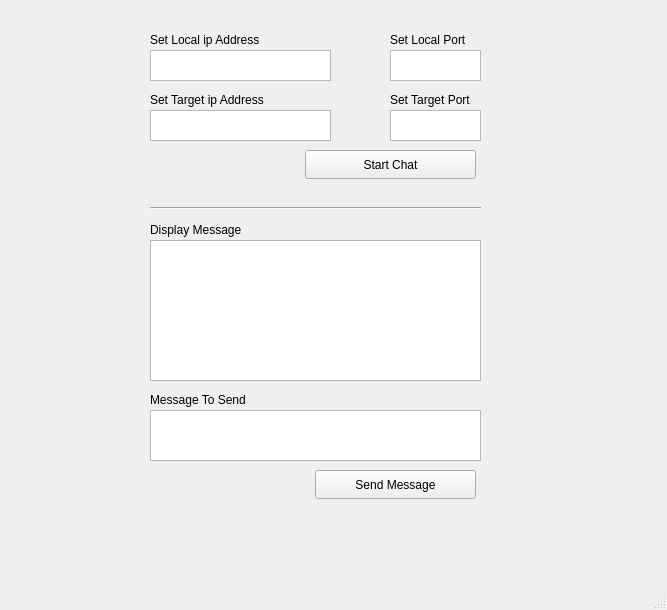
<?xml version="1.0" encoding="UTF-8"?>
<ui version="4.0">
 <class>MainWindow</class>
 <widget class="QMainWindow" name="MainWindow">
  <property name="geometry">
   <rect>
    <x>0</x>
    <y>0</y>
    <width>667</width>
    <height>610</height>
   </rect>
  </property>
  <property name="windowTitle">
   <string>MainWindow</string>
  </property>
  <widget class="QWidget" name="centralwidget">
   <widget class="QPlainTextEdit" name="plainTextEditLocalIp">
    <property name="geometry">
     <rect>
      <x>150</x>
      <y>50</y>
      <width>181</width>
      <height>31</height>
     </rect>
    </property>
   </widget>
   <widget class="QLabel" name="label">
    <property name="geometry">
     <rect>
      <x>150</x>
      <y>30</y>
      <width>181</width>
      <height>20</height>
     </rect>
    </property>
    <property name="text">
     <string>Set Local ip Address</string>
    </property>
   </widget>
   <widget class="QPushButton" name="SetAddressButton">
    <property name="geometry">
     <rect>
      <x>305</x>
      <y>150</y>
      <width>171</width>
      <height>29</height>
     </rect>
    </property>
    <property name="text">
     <string>Start Chat</string>
    </property>
   </widget>
   <widget class="QPlainTextEdit" name="plainTextEditLocalPort">
    <property name="geometry">
     <rect>
      <x>390</x>
      <y>50</y>
      <width>91</width>
      <height>31</height>
     </rect>
    </property>
   </widget>
   <widget class="QLabel" name="label_2">
    <property name="geometry">
     <rect>
      <x>390</x>
      <y>30</y>
      <width>121</width>
      <height>20</height>
     </rect>
    </property>
    <property name="text">
     <string>Set Local Port</string>
    </property>
   </widget>
   <widget class="QPlainTextEdit" name="plainTextEditTargetIp">
    <property name="geometry">
     <rect>
      <x>150</x>
      <y>110</y>
      <width>181</width>
      <height>31</height>
     </rect>
    </property>
   </widget>
   <widget class="QPushButton" name="SendMessageButton">
    <property name="geometry">
     <rect>
      <x>315</x>
      <y>470</y>
      <width>161</width>
      <height>29</height>
     </rect>
    </property>
    <property name="text">
     <string>Send Message</string>
    </property>
   </widget>
   <widget class="QPlainTextEdit" name="plainTextEditTargetPort">
    <property name="geometry">
     <rect>
      <x>390</x>
      <y>110</y>
      <width>91</width>
      <height>31</height>
     </rect>
    </property>
   </widget>
   <widget class="QLabel" name="label_3">
    <property name="geometry">
     <rect>
      <x>390</x>
      <y>90</y>
      <width>111</width>
      <height>20</height>
     </rect>
    </property>
    <property name="text">
     <string>Set Target Port</string>
    </property>
   </widget>
   <widget class="QLabel" name="label_4">
    <property name="geometry">
     <rect>
      <x>150</x>
      <y>90</y>
      <width>181</width>
      <height>20</height>
     </rect>
    </property>
    <property name="text">
     <string>Set Target ip Address</string>
    </property>
   </widget>
   <widget class="QPlainTextEdit" name="plainTextEditToSend">
    <property name="geometry">
     <rect>
      <x>150</x>
      <y>410</y>
      <width>331</width>
      <height>51</height>
     </rect>
    </property>
   </widget>
   <widget class="QLabel" name="label_5">
    <property name="geometry">
     <rect>
      <x>150</x>
      <y>390</y>
      <width>161</width>
      <height>20</height>
     </rect>
    </property>
    <property name="text">
     <string>Message To Send</string>
    </property>
   </widget>
   <widget class="QLabel" name="label_6">
    <property name="geometry">
     <rect>
      <x>150</x>
      <y>220</y>
      <width>211</width>
      <height>20</height>
     </rect>
    </property>
    <property name="text">
     <string>Display Message</string>
    </property>
   </widget>
   <widget class="QTextBrowser" name="textBrowser">
    <property name="geometry">
     <rect>
      <x>150</x>
      <y>240</y>
      <width>331</width>
      <height>141</height>
     </rect>
    </property>
   </widget>
   <widget class="Line" name="line">
    <property name="geometry">
     <rect>
      <x>150</x>
      <y>200</y>
      <width>331</width>
      <height>16</height>
     </rect>
    </property>
    <property name="orientation">
     <enum>Qt::Horizontal</enum>
    </property>
   </widget>
  </widget>
  <widget class="QMenuBar" name="menubar">
   <property name="geometry">
    <rect>
     <x>0</x>
     <y>0</y>
     <width>667</width>
     <height>25</height>
    </rect>
   </property>
  </widget>
  <widget class="QStatusBar" name="statusbar"/>
 </widget>
 <tabstops>
  <tabstop>plainTextEditLocalIp</tabstop>
  <tabstop>plainTextEditLocalPort</tabstop>
  <tabstop>plainTextEditTargetIp</tabstop>
  <tabstop>plainTextEditTargetPort</tabstop>
  <tabstop>SetAddressButton</tabstop>
  <tabstop>textBrowser</tabstop>
  <tabstop>plainTextEditToSend</tabstop>
  <tabstop>SendMessageButton</tabstop>
 </tabstops>
 <resources/>
 <connections/>
</ui>
